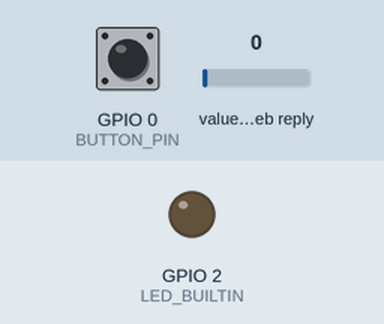
Bench run of a sketch on a simulated ESP8266 (NodeMCU). Shown: output pins drawn as LEDs (lit = HIGH, except the on-board LED, lit = LOW). The test bench sets the inputs (shaded band); at power-on: GPIO 0 (BUTTON_PIN) HIGH, value in the web reply 0. WiFi joins after 1.5 s; servers stay silent unless stated; web services answer with replies made up by the test bench; what the sketch prints to the serial monitor is not drawn.

Above: at 3.5 s.
3.6 s: GPIO 0 (BUTTON_PIN) pulled LOW for 0.6 s
At 17.76 s:
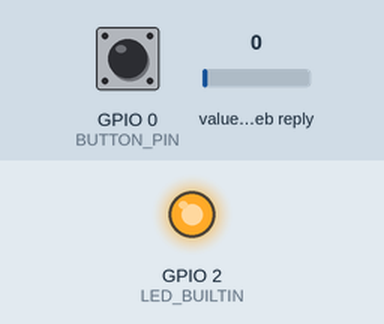
Timing chart, 0 to 19.3 s (numbered marks = the images above; inputs shaded):
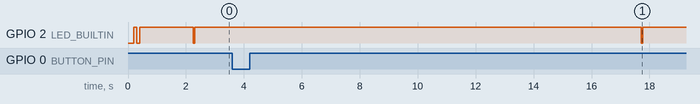

The sketch:

IamHere_Receiver.ino
```cpp
// (licence header left out)
#include <ESP8266WiFi.h>
#include <ESP8266WiFiMulti.h>
#include "ThingSpeak.h"
#include "config.h"

ESP8266WiFiMulti wifiMulti;
WiFiClient wifi_client;

int present_st                  = LEFT;

unsigned long myChannelNumber   = SECRET_CH_ID;
unsigned int  dataFieldNumber   = 1;
const char *myWriteAPIKey       = SECRET_WRITE_APIKEY;
const char *myReadAPIKey        = SECRET_READ_APIKEY;

unsigned long data_sendtime     = 0;
run_state_t run_st              = RUN_SETUP;

uint8 do_send                   = 0;

boolean connectioWasAlive       = true;
unsigned long chkwifi_time      = 0;


void init_dev_io() {
    Serial.begin(115200);
    while (!Serial) {
        ; // wait for serial port to connect. Needed for native USB
    }
    delay(100);

    pinMode(BUTTON_PIN, INPUT_PULLUP);
    pinMode(LED_BUILTIN, OUTPUT);
    ledCtrl(BLINK_INIT);
    Serial.println();
}

void init_wifi_cfg(wifi_sta_config_t *wifi_sta) {
    wifi_sta_config_t *sta = wifi_sta;

    while (*sta->ssid != NULL ) {
        Serial.printf("addAP: %s / %s\n", sta->ssid, sta->password);
        wifiMulti.addAP(sta->ssid, sta->password);
        sta++;
    }
}

void init_net_connect() {
    unsigned int i = 0;

    Serial.printf("\nLooking for WiFi");
    while (wifiMulti.run() != WL_CONNECTED)
    {
        Serial.print(".");
        delay(500);

        i++;

        if (i % 2 == 0) {
            ledCtrl(OFF);
        } else {
            ledCtrl(ON);
        }

        if (i >= ((1 << (sizeof(uint16) * 8)) - 1)) {
            i = 0;
        }
    }

    Serial.printf("\nWiFi connected to: %s\n", WiFi.SSID().c_str());
    Serial.printf("IP address: %s\n", WiFi.localIP().toString().c_str());
    ledCtrl(ON);
}

void init_cloud_services() {
    ThingSpeak.begin(wifi_client);
}

void setup() {
    run_st = RUN_SETUP;

    init_dev_io();
    init_wifi_cfg(wifi_sta_cfg);
    init_net_connect();
    init_cloud_services();
    ledCtrl(OFF);

    get_data_from_cloud(&present_st);
}

void update_led_indicator(int st)
{
    if (st == PRESENTED) {
        ledCtrl(ON);
    } else if (st == LEFT) {
        ledCtrl(OFF);
    }
}

int get_data_from_cloud(int *fieldData) {
    int httpCode = 0;

    if (((millis() - data_sendtime) < SEND_INTERVAL_MS) && (run_st == RUN_LOOP)) {
#if DEBUG
        Serial.println("warning: ignore data transmit! data push interval must be greater than 15 seconds.");
#else
        Serial.print("<");
#endif
        return 1;
    }
    Serial.println();

    data_sendtime =  millis();

    *fieldData = ThingSpeak.readIntField(myChannelNumber, dataFieldNumber, myReadAPIKey);

    httpCode = ThingSpeak.getLastReadStatus();

    if (httpCode == 200) {
#if DEBUG
        Serial.println("Field Data: " + String(*fieldData));
#else
        show_summary();
        Serial.printf(" <<%d\n", *fieldData);
#endif
        ledCtrl(BLINK_SENT);
        return 0;
    } else {
        Serial.println("Problem reading channel. HTTP error code " + String(httpCode));
        return -1;
    }
}

int send_data_to_cloud(int data) {
    int httpCode;

    if (((millis() - data_sendtime) < SEND_INTERVAL_MS) && (run_st == RUN_LOOP)) {
#if DEBUG
        Serial.println("warning: ignore data transmit! data push interval must be greater than 15 seconds.");
#else
        Serial.print(">");
#endif
        return 1;
    }
    Serial.println();

    data_sendtime =  millis();

    httpCode = ThingSpeak.writeField(myChannelNumber, dataFieldNumber, data, myWriteAPIKey);

    if (httpCode == 200) {
        present_st = LEFT;
        do_send = 0;
#if DEBUG
        Serial.printf("Channel write: %d successful\n", data);
#else
        show_summary();
        Serial.printf(" >>%d\n", data);
#endif
        ledCtrl(BLINK_SENT);
        return 0;
    }
    else {
        Serial.println("Problem writing to channel. HTTP error code " + String(httpCode));
        return -1;
    }
}

void show_summary() {
    print_timestamp();
    Serial.printf(" data:%d", present_st);
}

int get_button_state() {
    return digitalRead(BUTTON_PIN);
}

void monitor_wifi()
{
    if (((millis() - chkwifi_time) < CHK_WIFI_INTERVAL_MS) && (run_st == RUN_LOOP)) {
        return;
    }

    chkwifi_time =  millis();

    if (wifiMulti.run() != WL_CONNECTED) {
        if (connectioWasAlive == true) {
            connectioWasAlive = false;
        }
    } else if (connectioWasAlive == false) {
        connectioWasAlive = true;
        Serial.printf("\nWiFi RE-connected to: %s\n", WiFi.SSID().c_str());
        Serial.printf("IP address: %s\n", WiFi.localIP().toString().c_str());
    }
}

void loop() {
    run_st = RUN_LOOP;

    monitor_wifi();
    if (get_button_state() == BTN_PRESSED) {
        do_send = 1;
    }

    if (do_send == 1) {
        send_data_to_cloud(LEFT);   /* force set the present state to left, it will update by Sender */
    } else {
        get_data_from_cloud(&present_st);
    }

    update_led_indicator(present_st);

    delay(LOOP_INTERVAL_MS);
}
```

config.h
```cpp
// (licence header left out)
typedef enum {
    OFF,
    ON,
    BLINK_INIT,
    BLINK_SENT,
} led_state_t;

typedef enum {
    LEFT,
    PRESENTED,
} present_state_t;

typedef enum {
    RUN_SETUP,
    RUN_LOOP,
} run_state_t;

typedef enum {
    BTN_PRESSED,
    BTN_RELEASED,
} button_state_t;

typedef struct {
    char ssid[32];
    char password[64];
} wifi_sta_config_t;

#define LOOP_INTERVAL_MS            (500)
#define BUTTON_PIN                  0               /* in my ESP-01 module, LED_BUILTIN is D2,
                                                       so don't use D2 if you want to use ESP-01 onboard LED */

/* ===============================================================
 * According to your WiFi settings adjust the following parameters
 * ===============================================================
 */

wifi_sta_config_t wifi_sta_cfg[] = {
    {   "MySSID1", "MyPassword1"  },    /* replace MySSID with your WiFi network name */
    {   "MySSID2", "MyPassword2"  },    /* replace MyPassword with your WiFi password */
    {   "MySSID3", "MyPassword3"  },    /* add your failover WiFi AP */

    /* DO NOT remove the following line  */
    {   NULL,   NULL    },
};

#define CHK_WIFI_INTERVAL_MS        (10 * 1000)

/* ============================================================================
 * According to your Cloud(ThingSpeak) settings adjust the following parameters
 * ============================================================================
 */
#define SECRET_CH_ID                000000          /* replace 000000 with your channel number */
#define SECRET_WRITE_APIKEY         "XYZ"           /* replace XYZ with your channel write API Key */
#define SECRET_READ_APIKEY          "ABC"           /* replace ABC with your channel read API Key */
#define SEND_INTERVAL_MS            (15 * 1000)
```

libs.ino
```cpp
// (licence header left out)
void ledCtrl(led_state_t st) {
    switch (st)
    {
        case ON:
            digitalWrite(LED_BUILTIN, LOW); /* Active Low LED_BUILTIN */
            break;
        case OFF:
            digitalWrite(LED_BUILTIN, HIGH);
            break;
        case BLINK_INIT:
            digitalWrite(LED_BUILTIN, LOW);
            delay(100);
            digitalWrite(LED_BUILTIN, HIGH);
            delay(100);
            digitalWrite(LED_BUILTIN, LOW);
            delay(100);
            digitalWrite(LED_BUILTIN, HIGH);
            break;
        case BLINK_SENT:
            digitalWrite(LED_BUILTIN, HIGH);
            delay(50);
            digitalWrite(LED_BUILTIN, LOW);
            delay(50);
            digitalWrite(LED_BUILTIN, HIGH);
            delay(50);
            digitalWrite(LED_BUILTIN, LOW);
            break;
    }
}

void _print2digit(int t) {
    if (t < 10) Serial.print('0');
    Serial.print(t);
}

void print_timestamp() {
    unsigned long now_ms = millis() / 1000;
    int t_sec = now_ms % 60;
    int t_min = (now_ms / 60) % 60;
    int t_hor = (now_ms / 3600) % 24;
    _print2digit(t_hor); Serial.print(':');
    _print2digit(t_min); Serial.print(':');
    _print2digit(t_sec);
}
```
